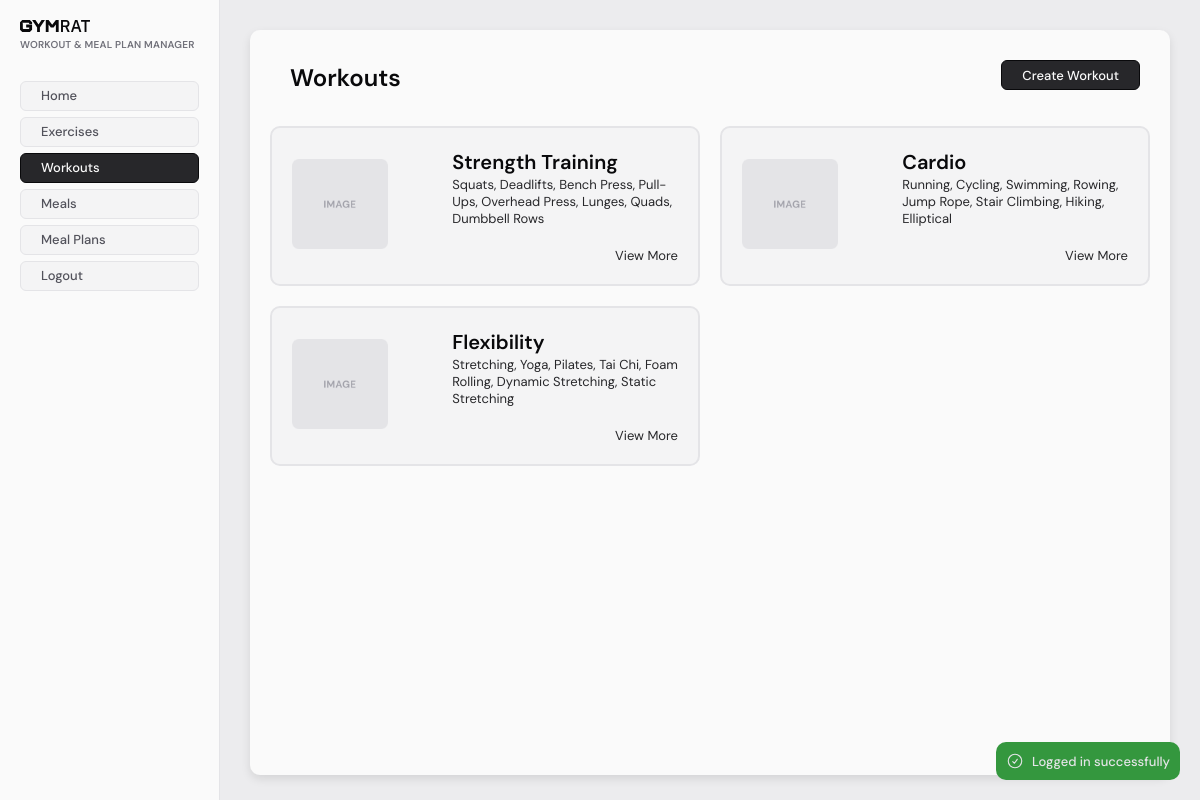
Page /staff/wnmp/workouts/index.php (signed in) on the committed database.
### tables this page shows
CREATE TABLE `workouts` (
  `id` int(11) NOT NULL,
  `name` varchar(100) NOT NULL,
  `description` varchar(500) NOT NULL,
  `duration` int(11) NOT NULL COMMENT 'In Days',
  `created_at` timestamp NOT NULL DEFAULT current_timestamp(),
  `updated_at` timestamp NOT NULL DEFAULT current_timestamp()
);

### db/Database.php (called while the page is built, shortened)
<?php
class Database
{
    private static null|Database $instance = null;
    private $CONFIG = [
        "host" => "gymrat.cfmusmw4055v.eu-north-1.rds.amazonaws.com",
        "username" => "admin",
        "password" => "gymratisawesome",
        "dbname" => "gymrat",
    ];
    private function __construct()
    {
        try {
            $this->conn = new PDO(
                "mysql:host=" . $this->CONFIG['host'] . ";dbname=" . $this->CONFIG['dbname'],
                $this->CONFIG['username'],
                $this->CONFIG['password']
            );
        } catch (PDOException  $e) {
            die("database connection failed: " . $e->getMessage());
        }
    }
    public static function get_conn()
    {
        if (!self::$instance) {
            self::$instance = new Database();
        }
        return self::$instance->conn;
    }
}

### db/Model.php (called while the page is built, shortened)
<?php
require_once __DIR__ . "/Database.php";
abstract class Model
{
    public function __construct()
    {
        $this->conn = Database::get_conn();
    }
}

### db/models/Workout.php (called while the page is built, shortened)
<?php
require_once __DIR__ . "/../Model.php";
class Workout extends Model
{
    protected $table = "workouts";
    public function fill(array $data)
    {
        $this->id = $data['id'] ?? 0;
        $this->name = $data['name'] ?? "";
        $this->created_at = new DateTime($data['created_at'] ?? '');
    }
    public function __sleep()
    {
        return ['id', 'name', 'description', 'duration', 'created_at', 'updated_at', 'exercises'];
    }
    public function get_all(): array
    {
        $sql = "SELECT * FROM $this->table";
        $stmt = $this->conn->prepare($sql);
        $stmt->execute();
        $items = $stmt->fetchAll();
        return array_map(function ($item) {
            $workout = new Workout();
            $workout->fill(
                [
                    'id' => $item['id'],
                    'name' => $item['name'],
                    'description' => $item['description'],
                    'duration' => $item['duration'],
                    'created_at' => $item['created_at'],
                    'updated_at' => $item['updated_at'],
                    'exercises' => $this->get_exercises($item['id'])
                ]
            );
            return $workout;
        }, $items);
    }
    private function get_exercises(int $workout_id): array
    {
        $sql = "SELECT * FROM workout_exercises WHERE workout_id = :workout_id";
        $stmt = $this->conn->prepare($sql);
        $stmt->execute(['workout_id' => $workout_id]);
        return $stmt->fetchAll();
    }
}

### staff/includes/infocard.php (the view, shortened to what this page needs)
<?php
$defaultName = "";
$showImage = false;
$showExtend = false;
$showCreatedAt = true;
$extendTo = null;
$cards = null;
$isCardInList = false;
$defaultImage = "../../../uploads/default-images/infoCardDefault.png";
if (isset($infoCardConfig)) {
    if (isset($infoCardConfig['showImage'])) {
        $showImage = $infoCardConfig['showImage'];
    }
    if (isset($infoCardConfig['showExtend'])) {
        $showExtend = $infoCardConfig['showExtend'];
    }
    if (isset($infoCardConfig['extendTo'])) {
        $extendTo = $infoCardConfig['extendTo'];
    }
    if (isset($infoCardConfig['cards'])) {
        $cards = $infoCardConfig['cards'];
    }
    if (isset($infoCardConfig['showCreatedAt'])) {
        $showCreatedAt = $infoCardConfig['showCreatedAt'];
    }
}
if (!$isCardInList) {
    $newCards = [];
    foreach ($cards as $card) {
       if (isset($card->description)) {
           $description = $card->description;
           $wordLimit = 15;
           $descriptionWordsArray = explode(' ', $description);
           $descriptionFirstSegment = array_slice($descriptionWordsArray, 0, $wordLimit);
           $card->description = implode(' ', $descriptionFirstSegment) . (count($descriptionWordsArray) > $wordLimit ? '...' : '');
       }
        $newCards[] = [
            "id" => $card->id,
            "title" => $card->name ?? $defaultName . " #" . $card->id,
            "description" => $card->description ?? "",
            "image" => $card->image ?? null,
            "created_at" => $card->created_at ? $card->created_at->format('Y-m-d H:i:s') : null
        ];
    }
    $cards = $newCards;
}
?>
<div class="info-card-grid">
    <?php foreach ($cards as $card): ?>
        <div class="info-card">
            <?php if ($showImage): ?>
                <div>
                    <?php if ($card['image']): ?>
                        <img src="<?= $card['image'] ?>" alt="<?= $card['title'] ?>" class="info-card-img">
                    <?php else: ?>
                        <img src="<?= $defaultImage ?>" alt="Default" class="info-card-img">
                    <?php endif; ?>
                </div>
            <?php endif; ?>
            <div class="info-card-desc">
                <h2><?= ($card['title'] ?? $card['name']) ?></h2>
                <p><?= (isset($card['created_at']) && ($showCreatedAt)) ? "[ " . $card['created_at'] . " ] " : "" ?><?= $card['description'] ?></p>
                <?php if ($showExtend): ?>
                    <div class="info-card-ext">
                        <a href="<?= $extendTo ?>?id=<?= $card['id'] ?>">
                            View More
                        </a>
                    </div>
                <?php endif; ?>
            </div>
        </div>
    <?php endforeach; ?>
</div>

### staff/styles/globals.css (style rules this page uses)
* { margin: 0; padding: 0; box-sizing: border-box; font-family: "DM Sans", sans-serif; font-optical-sizing: auto; }
:root { --color-zinc-50: #fafafa; --color-zinc-100: #f4f4f5; --color-zinc-150: #ececee; --color-zinc-200: #e4e4e7; --color-zinc-300: #d4d4d8; --color-zinc-400: #a1a1aa; --color-zinc-500: #71717a; --color-zinc-600: #52525b; --color-zinc-700: #3f3f46; --color-zinc-800: #27272a; --color-zinc-900: #18181b; --color-zinc-950: #09090b; --color-red: #d53a3a; --color-red-light: #f05050; --color-red-light-faded: #F0505040; --color-green: #34973e; --color-green-light: #42b34d; --color-green-light-faded: #42b34d40; font-size: 13px; }
body { background-color: var(--color-zinc-150); color: var(--color-zinc-800); display: flex; }
a { color: inherit; text-decoration: none; }

### staff/styles/components.css (style rules this page uses)
h2 { font-size: 20px; line-height: 28px; font-weight: 600; color: var(--color-zinc-950); }

### rows in the picture
workouts: name "Strength Training", description "Squats, Deadlifts, Bench Press, Pull-Ups, Overhead Press, Lunges, Quads, Dumbbell Rows"
workouts: name "Cardio", description "Running, Cycling, Swimming, Rowing, Jump Rope, Stair Climbing, Hiking, Elliptical"
workouts: name "Flexibility", description "Stretching, Yoga, Pilates, Tai Chi, Foam Rolling, Dynamic Stretching, Static Stretching"

### other values in the picture
$success_alert "Logged in successfully"
$title "WORKOUT & MEAL PLAN MANAGER"
$link['text'] "Home"
$link['text'] "Exercises"
$link['text'] "Workouts"
$link['text'] "Meals"
$link['text'] "Meal Plans"
$title "Workouts"
$option['title'] "Create Workout"
